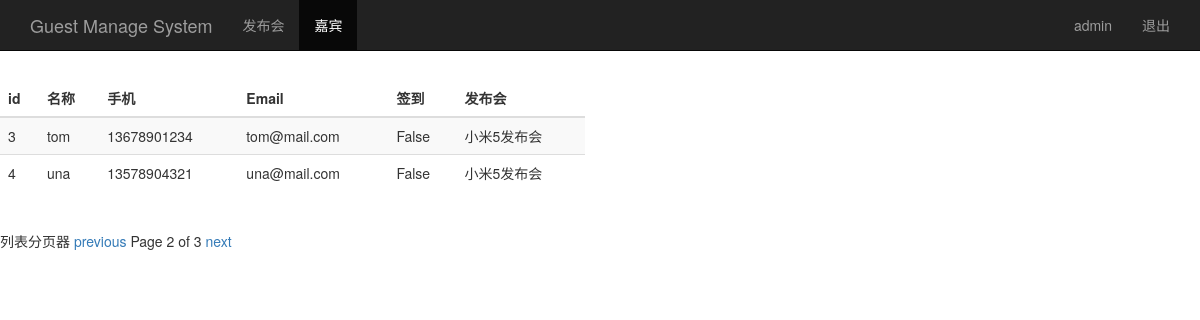
The page /guest_manage/?page=2 (signed in) on the database its author committed.
### sign/models.py (models this page shows, shortened)
class Guest(models.Model):
    event = models.ForeignKey('Event',on_delete=models.CASCADE)
    realname = models.CharField(max_length=64)
    phone = models.CharField(max_length=16)
    email = models.EmailField()
    sign = models.BooleanField()
    creat_time = models.DateTimeField(auto_now=True)
    class Meta:
        unique_together = ("event","phone")

class Event(models.Model):
    name = models.CharField(max_length=100)
    limit = models.IntegerField()
    status = models.BooleanField()
    address = models.CharField(max_length=200)
    start_time = models.DateTimeField('events time')
    create_time = models.DateTimeField(auto_now=True)
    def __str__(self):
        return self.name

### sign/views.py (the view)
# urls.py: url(r'^guest_manage/$', views.guest_manage),
@login_required
def guest_manage(request):
    username = request.session.get('user','')
    guest_list = Guest.objects.all().order_by('id')
    paginator = Paginator(guest_list,2)
    page = request.GET.get('page')
    try:
        contacts = paginator.page(page)
    except PageNotAnInteger:
        contacts = paginator.page(1)
    except EmptyPage:
        contacts = paginator.page(paginator.num_pages)
    return render(request,'guest_manage.html',{'user':username,'guests':contacts})

### sign/templates/guest_manage.html (shortened to what this page needs)
<!DOCTYPE html>
<html lang="zh-CN">
	<head>
	    {% load bootstrap3 %}
	    {% bootstrap_css %}
	</head>
	<body role="document">
		<nav class="navbar navbar-inverse navbar-fixed-top">
			<div class="container">
				<div class="navbar-header">
					<a class="navbar-brand" href="/event_manage/">Guest Manage System</a>
				</div>
				<div id="navbar" class="collapse navbar-collapse">
					<ul class="nav navbar-nav">
						<li><a href="/guest_manage/">发布会</a></li>
						<li class="active"><a href="#">嘉宾</a></li>
					</ul>
					<ul class="nav navbar-nav navbar-right">
						<li><a href="#">{{user}}</a></li>
						<li><a href="/logout/">退出</a></li>
					</ul>
				</div>
			</div>
		</nav>
		<div class="row" style="padding-top: 80px;">
			<div class="col-md-6">
				<table class="table table-striped">
					<thead>
						<tr>
							<th>id</th><th>名称</th><th>手机</th><th>Email</th><th>签到</th><th>发布会</th>
						</tr>
					</thead>
					<tbody>
						{% for guest in guests %}
							<tr>
								<td>{{ guest.id }}</td>
								<td>{{ guest.realname }}</td>
								<td>{{ guest.phone }}</td>
								<td>{{ guest.email }}</td>
								<td>{{ guest.sign }}</td>
								<td>{{ guest.event }}</td>
							</tr>
						{% endfor %}
					</tbody>
				</table>
			</div>
		</div>
		列表分页器
		<div class="pagination">
			<span class="step-links">
				{% if guests.has_previous %}
					<a href="?page={{ guests.previous_page_number }}">previous</a>
				{% endif %}
					<span class="current">
						Page {{ guests.number }} of {{ guests.paginator.num_pages}}
					</span>
				{% if guests.has_next %}
					<a href="?page={{ guests.next_page_number }}">next</a>
				{% endif %}
			</span>
		</div>
	</body>
</html>

### rows shown on the page
Guest: id "3", realname "tom", phone "13678901234", email "tom@mail.com", sign "False", event "小米5发布会"
Guest: id "4", realname "una", phone "13578904321", email "una@mail.com", sign "False", event "小米5发布会"

### other values the page prints
{{ user }} "admin"
{{ guests.number }} "2"
{{ guests.paginator.num_pages }} "3"
